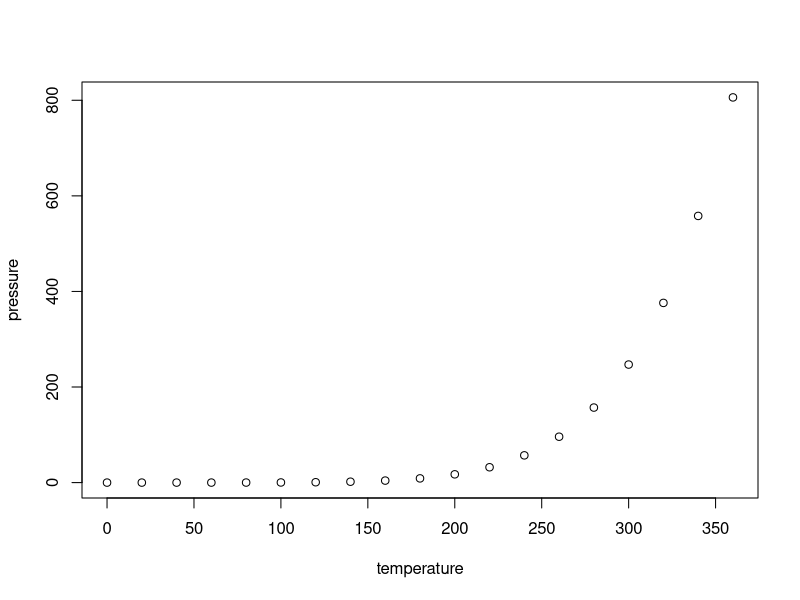
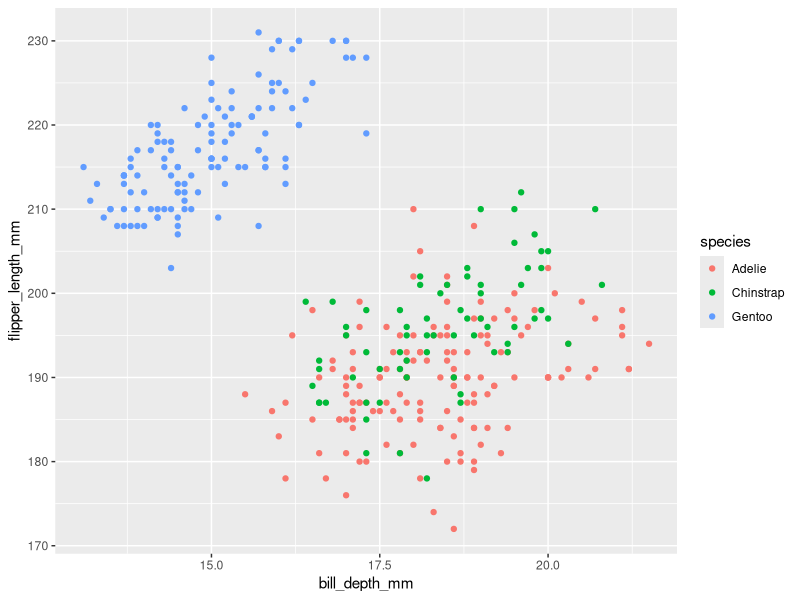

Generate these figures, in order, with R:
## ---- chunk 1
knitr::opts_chunk$set(echo = TRUE)
## ---- chunk 2
summary(cars)
## ---- chunk 3
plot(pressure)
## ---- chunk 4
 library(tidyverse)
 library(palmerpenguins)
## ---- chunk 5
library(palmerpenguins)
data(package = 'palmerpenguins')
ggplot(penguins, aes(x = bill_depth_mm , y = flipper_length_mm, color = species)) +
geom_point()
